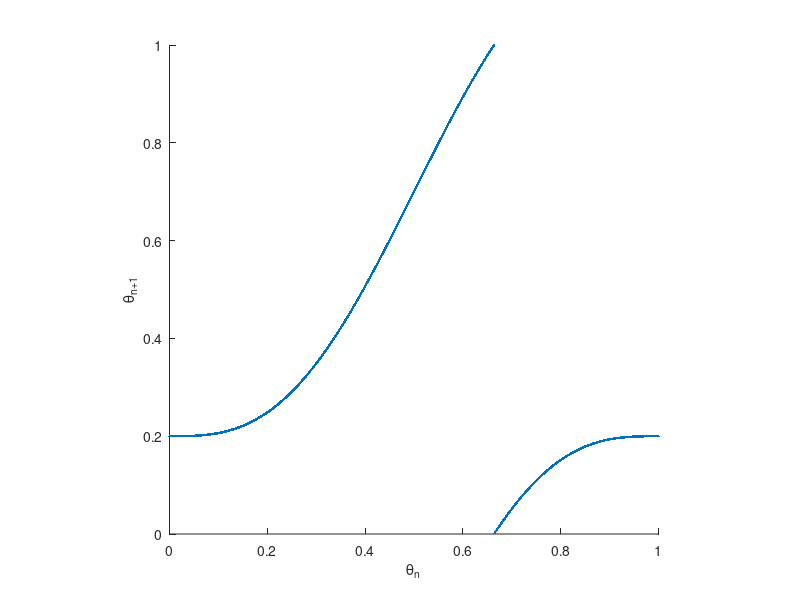
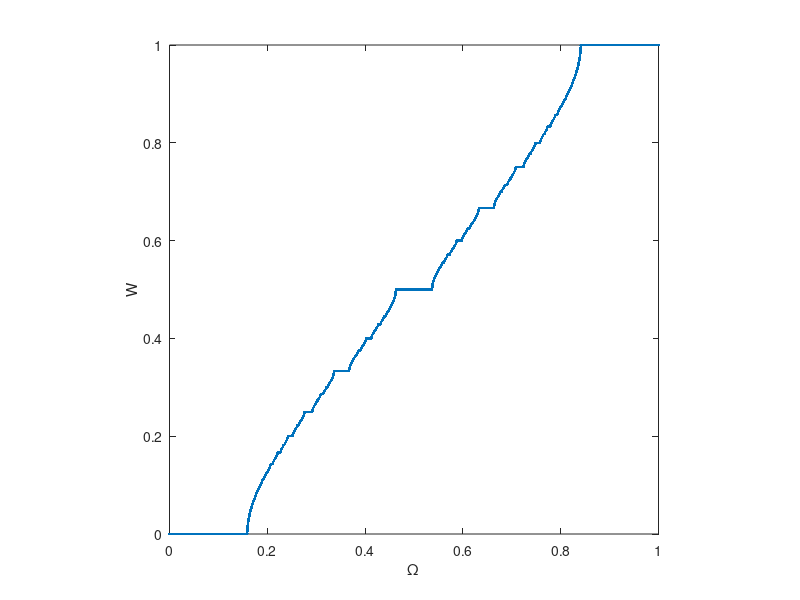
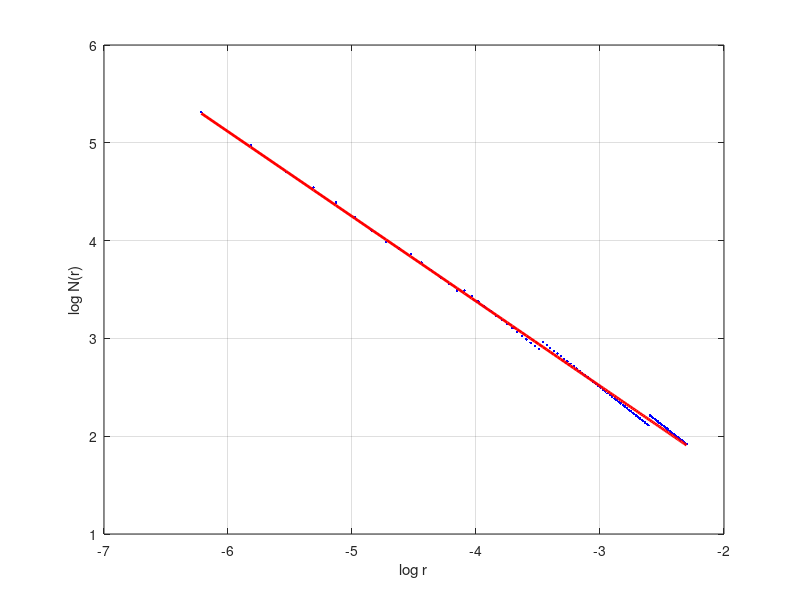

Source code (MATLAB) for these figures, in order:
clear all; close all;
plotDir = fullfile(fileparts(mfilename('fullpath')), 'plots');
if ~isfolder(plotDir)
    mkdir(plotDir);
end
%% circle map
Om = 0.2; % omega
K = 1;
th = linspace(0,1,1000);
figure;
hold on
plot(th, mod(th + Om - (K/(2*pi))*sin(2*pi*th), 1),'.');
xlabel('\theta_n');
ylabel('\theta_{n+1}');
axis square
exportgraphics(gcf, fullfile(plotDir, 'matlab_circle_map.png'), 'Resolution', 300);

%% staircase

Omega = linspace(0,1,20000);
N = 14000; % iterations
theta = zeros(size(Omega));
for k = 1:N
    theta = theta + Omega - (K/(2*pi))*sin(2*pi*theta);
end
W = theta / N;

figure;
plot(Omega, W, '.')
xlabel('\Omega');
ylabel('W');
axis square
exportgraphics(gcf, fullfile(plotDir, 'matlab_staircase.png'), 'Resolution', 300);
%% dimension calculation


% finding flat segments
tol = 1e-5;
flat = [0, abs(diff(W)) < tol, 0];
starts = find(diff(flat) == 1);
ends   = find(diff(flat) == -1);
widths = Omega(ends) - Omega(starts);


r  = linspace(2e-3, 0.1, 101);
sr = arrayfun(@(rk) sum(widths(widths >= rk)), r); % iterating over r(max width) values
Nr = (1 - sr) ./ r; % amount of empty space

x = log(r);
y = log(Nr);
p = polyfit(x, y, 1);
fprintf('slope = %.3f', p(1));

figure;
plot(x, y, 'b.');
hold on
plot(x, polyval(p, x), 'r-', 'LineWidth', 2);
grid on;
xlabel('log r');
ylabel('log N(r)');
exportgraphics(gcf, fullfile(plotDir, 'matlab_dimension_fit.png'), 'Resolution', 300);
